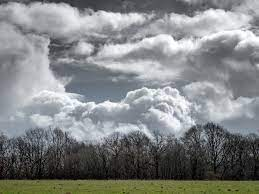
#> input picture Machine Learning Basics/code/Images/c1.jpg, 259 x 194 px; its folder holds only this picture in this run
$ jupyter execute --allow-errors notebook.ipynb
#> lines starting #> are read from the running program, lines starting #| are printed output that depends on the picture
## Importing Necessary Libraries

[cell 1]
import numpy as np
import matplotlib.pyplot as plt
import os
from collections import defaultdict
import cv2
import math
from sklearn.metrics import confusion_matrix, precision_score, recall_score, accuracy_score

## Question 2: (d) - Sampling and Decision Boundary Visualization

[cell 2]
mu1 = np.array([4, 11])
mu2 = np.array([10, 3])
Sigma = 3 * np.eye(2)
P1, P2 = 0.6, 0.4

np.random.seed(0)
x1 = np.random.multivariate_normal(mu1, Sigma, 100)
x2 = np.random.multivariate_normal(mu2, Sigma, 100)

x1_range = np.linspace(0, 14, 200)
boundary = (6 * x1_range + 14 + 3 * np.log(2/3)) / 8

plt.figure(figsize=(6, 6))
plt.scatter(x1[:, 0], x1[:, 1], color='royalblue', label='Class ω₁ (Salmon)', alpha=0.7)
plt.scatter(x2[:, 0], x2[:, 1], color='orange', label='Class ω₂ (Sea bass)', alpha=0.7)
plt.plot(x1_range, boundary, 'k--', linewidth=2, label='Decision boundary')

plt.title("Bayes Decision Boundary for Two Gaussian Classes")
plt.xlabel("x₁")
plt.ylabel("x₂")
plt.legend()
plt.grid(True)
plt.axis('equal')
plt.show()
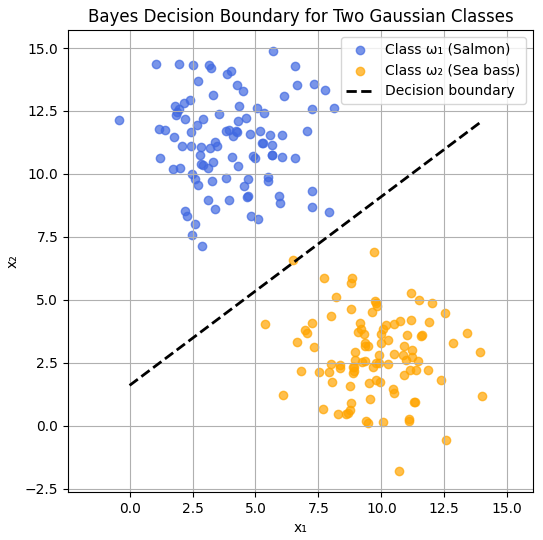
#> figure drawn by matplotlib, 1 panel; curve peaks at x = 14, y = 12.1

## Question 7: Naive Bayes Warm-Up (Part 2)

[cell 3]
X = np.array([
    [0,1],
    [1,1],
    [0,0],
    [1,1],
    [1,1],
    [0,0],
    [1,0],
    [1,0],
    [1,1],
    [1,0]
])
y = np.array([1,1,0,1,1,0,0,0,1,0])

P_y1 = np.mean(y == 1)
P_y0 = np.mean(y == 0)

P_x1_y1 = np.mean(X[y == 1, 0] == 1)
P_x2_y1 = np.mean(X[y == 1, 1] == 1)
P_x1_y0 = np.mean(X[y == 0, 0] == 1)
P_x2_y0 = np.mean(X[y == 0, 1] == 1)

x_test = np.array([1, 1])
P_y1_given_x = P_y1 * (P_x1_y1 ** x_test[0]) * (P_x2_y1 ** x_test[1])
P_y0_given_x = P_y0 * (P_x1_y0 ** x_test[0]) * (P_x2_y0 ** x_test[1])
total = P_y1_given_x + P_y0_given_x
P_y1_given_x /= total
P_y0_given_x /= total

predicted_label = 1 if P_y1_given_x > P_y0_given_x else 0

print("P(y=1) =", P_y1)
print("P(y=0) =", P_y0)
print("Conditional probabilities:")
print("  P(x1=1|y=1) =", P_x1_y1)
print("  P(x2=1|y=1) =", P_x2_y1)
print("  P(x1=1|y=0) =", P_x1_y0)
print("  P(x2=1|y=0) =", P_x2_y0)
print("\nPosterior probabilities for x=[1,1]:")
print("  P(y=1|x) =", round(P_y1_given_x, 3))
print("  P(y=0|x) =", round(P_y0_given_x, 3))
print("Predicted label =", predicted_label)

## Question 8: Classifying Spam with Naive Bayes

### Part 2 – Compute Prior Probabilities P(spam) and P(ham)

[cell 4]
train_path = "dataset/train"

num_spam = 0
num_ham = 0
num_total = 0

#> (the rest of this cell did not finish here and is left out)

### Part 3 - Conditional Word Probabilities

[cell 5]
word_counts_spam = defaultdict(int)
word_counts_ham  = defaultdict(int)
total_words_spam = 0
total_words_ham  = 0

#> (the rest of this cell did not finish here and is left out)

### Part 4 - Classifying Test Data and Compute Accuracy

[cell 6]
test_path = "dataset/test"

correct = 0
total = 0

#> (the rest of this cell did not finish here and is left out)

### Part 5 - Effect of the m Parameter

#> (a cell that did not finish here is left out)

## Question 9: Cloud vs. Clear Sky

### Part 1 - Simple HSV-based Cloud vs Clear Classifier

[cell 8]
img_dir = "Images"

# Compute the mean saturation value of an image (normalized 0–1)
def compute_saturation(img_path):
#> called with img_path = 'Images/c1.jpg'
    img = cv2.imread(img_path)
#> img is the input picture: shape (194, 259, 3); mean B, G, R 133.8, 133.2, 130.8
    if img is None:
        raise ValueError(f"Could not read image: {img_path}")
    hsv = cv2.cvtColor(img, cv2.COLOR_BGR2HSV)
#> hsv: shape (194, 259, 3); mean H, S, V 92.9, 26.5, 138.1
    mean_s = np.mean(hsv[:, :, 1]) / 255.0
#> mean_s = 0.104
    return mean_s

features = []
labels = []

for filename in os.listdir(img_dir):
    if filename.endswith(".jpg"):
        path = os.path.join(img_dir, filename)
        mean_s = compute_saturation(path)
#> mean_s = 0.104
        label = 1 if filename.startswith("s") else 0  # 1: clear, 0: cloudy
        features.append([mean_s])
        labels.append(label)

features = np.array(features)
#> features = [0.104]
labels = np.array(labels)

### Part 2 – Test the Classifier and Compute Evaluation Metrics

[cell 9]
T_S = 0.42

predictions = []
for s in features:
    if (s < T_S):
        predictions.append(0)
    else:
        predictions.append(1)
#> this loop made 1 pass
#> after the loop, predictions = [0]

predictions = np.array(predictions)

cm = confusion_matrix(labels, predictions)
#> cm = [1]
precision = precision_score(labels, predictions, pos_label=0)
#> precision = 1
recall = recall_score(labels, predictions, pos_label=0)
#> recall = 1
accuracy = accuracy_score(labels, predictions)
#> accuracy = 1

print("Confusion Matrix:\n", cm)
#| Confusion Matrix:
#|  [[1]]
print(f"Precision (Cloudy class): {precision:.3f}")
#| Precision (Cloudy class): 1.000
print(f"Recall (Cloudy class): {recall:.3f}")
#| Recall (Cloudy class): 1.000
print(f"Overall Accuracy: {accuracy:.3f}")
#| Overall Accuracy: 1.000

### Part 3 - Exploring New Classification Criteria

[cell 10]
# Function to compute mean saturation and brightness for an image
def compute_hsv_features(img_path):
#> called with img_path = 'Images/c1.jpg'
    img = cv2.imread(img_path)
    if img is None:
        raise ValueError(f"Could not read image: {img_path}")
    hsv = cv2.cvtColor(img, cv2.COLOR_BGR2HSV)
    mean_s = np.mean(hsv[:, :, 1]) / 255.0
#> mean_s = 0.104
    mean_v = np.mean(hsv[:, :, 2]) / 255.0
#> mean_v = 0.541
    return mean_s, mean_v


features = []
labels = []

for filename in os.listdir(img_dir):
    if filename.endswith(".jpg"):
        path = os.path.join(img_dir, filename)
        mean_s, mean_v = compute_hsv_features(path)
#> mean_v = 0.541
        label = 1 if filename.startswith("s") else 0
        features.append([mean_s, mean_v])
        labels.append(label)

Ploting feature distribution:

[cell 11]
features = np.array(features)
#> features = [[0.104, 0.541]]
labels = np.array(labels)
cloudy_idx = labels == 0
clear_idx = labels == 1

plt.figure(figsize=(6, 5))
plt.scatter(features[cloudy_idx, 0], features[cloudy_idx, 1],
            c="gray", label="Cloudy")
plt.scatter(features[clear_idx, 0], features[clear_idx, 1],
            c="skyblue", label="Clear")
plt.xlabel("Mean Saturation (S)")
plt.ylabel("Mean Brightness (V)")
plt.title("HSV Feature Space for Cloudy vs Clear Images")
plt.legend()
plt.show()
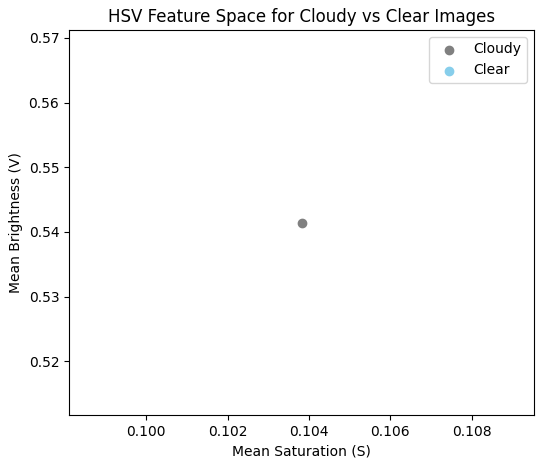
#> figure drawn by matplotlib, 1 panel

T_S, T_V = 0.42, 0.7
print(f"Chosen thresholds T_S = {T_S}, T_V = {T_V}")

Evaluating the improved classifier:

[cell 12]
predictions = []
for s, v in features:
    if (s < T_S) and (v < T_V):
        predictions.append(0)
    else:
        predictions.append(1)
#> this loop made 1 pass

predictions = np.array(predictions)

# Compute metrics
cm = confusion_matrix(labels, predictions)
precision = precision_score(labels, predictions, pos_label=0)
recall = recall_score(labels, predictions, pos_label=0)
accuracy = accuracy_score(labels, predictions)

print("Confusion Matrix:\n", cm)
#| Confusion Matrix:
#|  [[1]]
print(f"Precision (Cloudy class): {precision:.3f}")
#| Precision (Cloudy class): 1.000
print(f"Recall (Cloudy class): {recall:.3f}")
#| Recall (Cloudy class): 1.000
print(f"Overall Accuracy: {accuracy:.3f}")
#| Overall Accuracy: 1.000

### Part 4 - Show and Discuss Misclassified Images

[cell 13]
misclassified_indices = np.where(predictions != labels)[0]
#> misclassified_indices = empty array
print(f"Total misclassified images: {len(misclassified_indices)}")
#| Total misclassified images: 0

n_show = min(12, len(misclassified_indices))
#> n_show = 0
plt.figure(figsize=(15, 6))

for i, idx in enumerate(misclassified_indices[:n_show]):
    filename = sorted(os.listdir(img_dir))[idx]
    img_path = os.path.join(img_dir, filename)
    img = cv2.imread(img_path)
    img = cv2.cvtColor(img, cv2.COLOR_BGR2RGB)

    true_label = "Cloudy" if labels[idx] == 0 else "Clear"
    pred_label = "Cloudy" if predictions[idx] == 0 else "Clear"

    plt.subplot(2, 6, i+1)
    plt.imshow(img)
    plt.axis("off")
    plt.title(f"True: {true_label}\nPred: {pred_label}")
plt.suptitle("Examples of Misclassified Images")
plt.show()

$ run again, on Machine Learning Basics/code/Images/c13.jpg
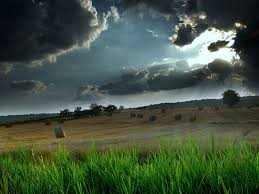
#> input picture Machine Learning Basics/code/Images/c13.jpg, 259 x 194 px
#> in compute_saturation, img is the input picture: shape (194, 259, 3); mean B, G, R 66.2, 84.1, 67.7
#> hsv: shape (194, 259, 3); mean H, S, V 69.6, 101, 87.1
#> in compute_saturation, `mean_s = np.mean(hsv[:, :, 1]) / 255.0`: mean_s = 0.396
#> `features = np.array(features)`: features = [0.396]
#> the loop `for s in features:` made 1 pass
#> after the loop `for s in features:`: predictions = [0]
#> cm = [1]
#> precision = 1
#| Confusion Matrix:
#|  [[1]]
#| Precision (Cloudy class): 1.000
#| Recall (Cloudy class): 1.000
#| Overall Accuracy: 1.000
#> in compute_hsv_features, `mean_s = np.mean(hsv[:, :, 1]) / 255.0`: mean_s = 0.396
#> in compute_hsv_features, `mean_v = np.mean(hsv[:, :, 2]) / 255.0`: mean_v = 0.342
#> `features = np.array(features)`: features = [[0.396, 0.342]]
#> `plt.show()`:
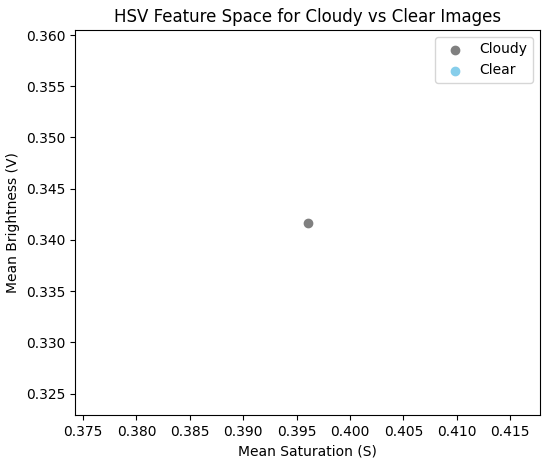
#> figure drawn by matplotlib, 1 panel
#> the loop `for s, v in features:` made 1 pass
#| Confusion Matrix:
#|  [[1]]
#| Precision (Cloudy class): 1.000
#| Recall (Cloudy class): 1.000
#| Overall Accuracy: 1.000
#> misclassified_indices = empty array
#| Total misclassified images: 0
#> n_show = 0

$ run again, on Machine Learning Basics/code/Images/c14.jpg
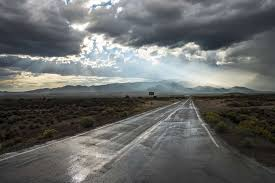
#> input picture Machine Learning Basics/code/Images/c14.jpg, 275 x 183 px
#> in compute_saturation, img is the input picture: shape (183, 275, 3); mean B, G, R 103.6, 104.6, 103
#> hsv: shape (183, 275, 3); mean H, S, V 60.2, 32.1, 108.5
#> in compute_saturation, `mean_s = np.mean(hsv[:, :, 1]) / 255.0`: mean_s = 0.126
#> `features = np.array(features)`: features = [0.126]
#> the loop `for s in features:` made 1 pass
#> after the loop `for s in features:`: predictions = [0]
#> cm = [1]
#> precision = 1
#| Confusion Matrix:
#|  [[1]]
#| Precision (Cloudy class): 1.000
#| Recall (Cloudy class): 1.000
#| Overall Accuracy: 1.000
#> in compute_hsv_features, `mean_s = np.mean(hsv[:, :, 1]) / 255.0`: mean_s = 0.126
#> in compute_hsv_features, `mean_v = np.mean(hsv[:, :, 2]) / 255.0`: mean_v = 0.425
#> `features = np.array(features)`: features = [[0.126, 0.425]]
#> `plt.show()`:
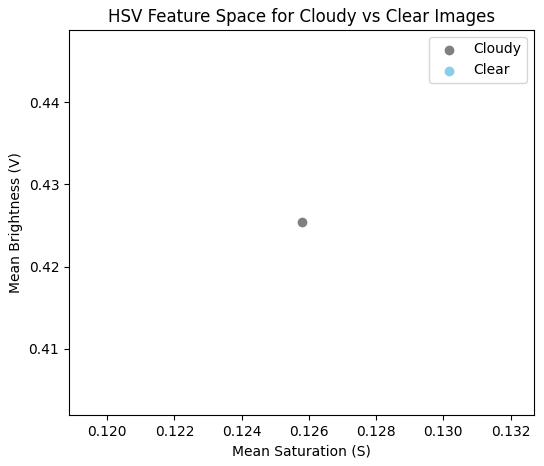
#> figure drawn by matplotlib, 1 panel
#> the loop `for s, v in features:` made 1 pass
#| Confusion Matrix:
#|  [[1]]
#| Precision (Cloudy class): 1.000
#| Recall (Cloudy class): 1.000
#| Overall Accuracy: 1.000
#> misclassified_indices = empty array
#| Total misclassified images: 0
#> n_show = 0

$ run again, on Machine Learning Basics/code/Images/c15.jpg
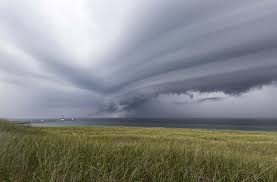
#> input picture Machine Learning Basics/code/Images/c15.jpg, 277 x 182 px
#> in compute_saturation, img is the input picture: shape (182, 277, 3); mean B, G, R 136, 136.8, 134.5
#> hsv: shape (182, 277, 3); mean H, S, V 86.3, 58, 148.4
#> in compute_saturation, `mean_s = np.mean(hsv[:, :, 1]) / 255.0`: mean_s = 0.228
#> `features = np.array(features)`: features = [0.228]
#> the loop `for s in features:` made 1 pass
#> after the loop `for s in features:`: predictions = [0]
#> cm = [1]
#> precision = 1
#| Confusion Matrix:
#|  [[1]]
#| Precision (Cloudy class): 1.000
#| Recall (Cloudy class): 1.000
#| Overall Accuracy: 1.000
#> in compute_hsv_features, `mean_s = np.mean(hsv[:, :, 1]) / 255.0`: mean_s = 0.228
#> in compute_hsv_features, `mean_v = np.mean(hsv[:, :, 2]) / 255.0`: mean_v = 0.582
#> `features = np.array(features)`: features = [[0.228, 0.582]]
#> `plt.show()`:
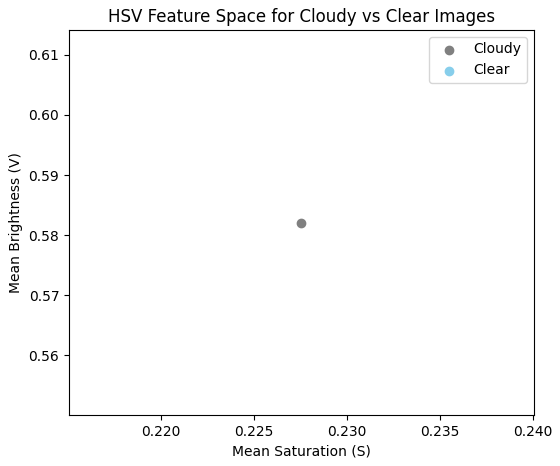
#> figure drawn by matplotlib, 1 panel
#> the loop `for s, v in features:` made 1 pass
#| Confusion Matrix:
#|  [[1]]
#| Precision (Cloudy class): 1.000
#| Recall (Cloudy class): 1.000
#| Overall Accuracy: 1.000
#> misclassified_indices = empty array
#| Total misclassified images: 0
#> n_show = 0

$ run again, on Machine Learning Basics/code/Images/c10.jpg
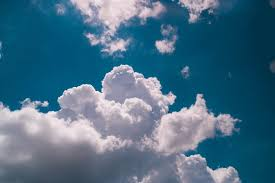
#> input picture Machine Learning Basics/code/Images/c10.jpg, 275 x 183 px
#> in compute_saturation, img is the input picture: shape (183, 275, 3); mean B, G, R 133.5, 110.3, 72.7
#> hsv: shape (183, 275, 3); mean H, S, V 112.4, 146.3, 134.2
#> in compute_saturation, `mean_s = np.mean(hsv[:, :, 1]) / 255.0`: mean_s = 0.574
#> `features = np.array(features)`: features = [0.574]
#> the loop `for s in features:` made 1 pass
#> after the loop `for s in features:`: predictions = [1]
#> cm = [[0, 1], [0, 0]]
#> precision = 0
#| Confusion Matrix:
#|  [[0 1]
#|  [0 0]]
#| Precision (Cloudy class): 0.000
#| Recall (Cloudy class): 0.000
#| Overall Accuracy: 0.000
#> in compute_hsv_features, `mean_s = np.mean(hsv[:, :, 1]) / 255.0`: mean_s = 0.574
#> in compute_hsv_features, `mean_v = np.mean(hsv[:, :, 2]) / 255.0`: mean_v = 0.526
#> `features = np.array(features)`: features = [[0.574, 0.526]]
#> `plt.show()`:
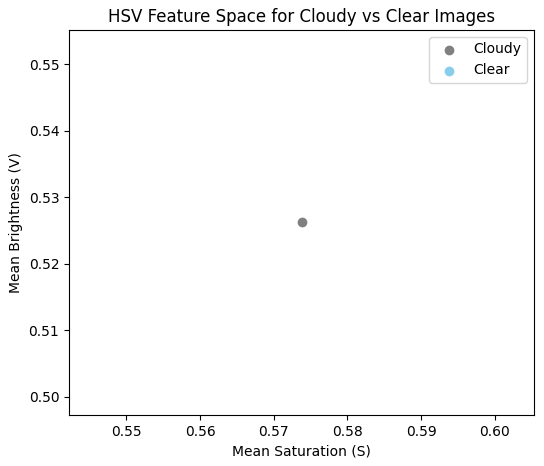
#> figure drawn by matplotlib, 1 panel
#> the loop `for s, v in features:` made 1 pass
#| Confusion Matrix:
#|  [[0 1]
#|  [0 0]]
#| Precision (Cloudy class): 0.000
#| Recall (Cloudy class): 0.000
#| Overall Accuracy: 0.000
#> misclassified_indices = [0]
#| Total misclassified images: 1
#> n_show = 1
#> filename = 'c10.jpg'
#> true_label = 'Cloudy'
#> pred_label = 'Clear'
